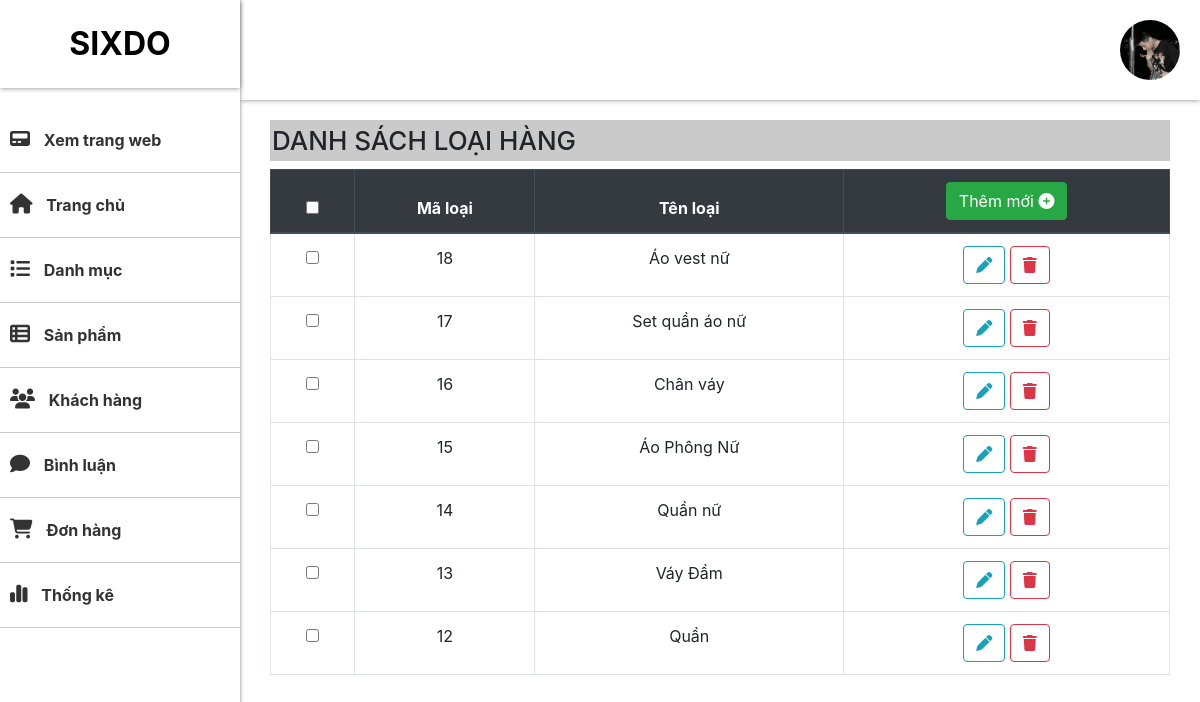
Page /admin/danhmuc/index.php?btn_list (signed in) on the committed database.
### tables this page shows
CREATE TABLE `loai` (
  `ma_loai` int(11) NOT NULL,
  `ten_loai` varchar(50) NOT NULL
);

### admin/danhmuc/index.php (called while the page is built, shortened)
<?php
require_once "../../dao/pdo.php";
require_once "../../dao/loai.php";
require "../../global.php";
extract($_REQUEST);
if (exist_param("btn_list")) {
    $items = loai_select_all();
} else if (exist_param("btn_insert")) {
    $ten_loai = $_POST["ten_loai"];
    loai_insert($ten_loai);
    $items = loai_select_all();
    $VIEW_NAME = "list.php";
} else if (exist_param("btn_edit")) {
    $ma_loai = $_REQUEST['ma_loai'];
    $loai_info = loai_select_by_id($ma_loai);
    extract($loai_info);
    $items = loai_select_all();
    $VIEW_NAME = "edit.php";
} else if (exist_param("btn_delete")) {
    $ma_loai = $_REQUEST['ma_loai'];
    $product_select = product_select_by_loai($ma_loai);
    foreach ($product_select as $product_select) {
        extract($product_select);
        $ma = $Ma_SP;
        product_delete($ma);
    }
    loai_delete($ma_loai);
    $items = loai_select_all();
    $VIEW_NAME = "list.php";
} else if (exist_param("btn_update")) {
    $ma_loai = $_POST['ma_loai'];
    $ten_loai = $_POST['ten_loai'];
    loai_update($ma_loai, $ten_loai);
    $items = loai_select_all();
    $VIEW_NAME = "list.php";
} else {
    $VIEW_NAME = "add.php";
}
require "../layout.php";

### global.php (called while the page is built, shortened)
<?php
$UPLOAD_URL = "../../upload";

### DAO/pdo.php (called while the page is built, shortened)
<?php
function pdo_get_connection()
{
    $dburl = "mysql:host=localhost;dbname=duan_1;charset=utf8";
    $username = 'root';
    $password = '';
    $conn = new PDO($dburl, $username, $password);
    $conn->setAttribute(PDO::ATTR_ERRMODE, PDO::ERRMODE_EXCEPTION);
    return $conn;
}
function pdo_query($sql)
{
    $sql_args = array_slice(func_get_args(), 1);
    try {
        $conn = pdo_get_connection();
        $stmt = $conn->prepare($sql);
        $stmt->execute($sql_args);
        $rows = $stmt->fetchAll();
        return $rows;
    } catch (PDOException $e) {
        throw $e;
    } finally {
        unset($conn);
    }
}

### DAO/loai.php (called while the page is built, shortened)
<?php
require_once 'pdo.php';
function loai_select_all($order = 'DESC')
{
    $sql = "SELECT * FROM loai ORDER BY ma_loai $order";
    return pdo_query($sql);
}

### admin/danhmuc/list.php (the view)
<section id="main">
    <div class="main-header">
    <div class="account-img">
                        <?php if (isset($_SESSION['user']) && $_SESSION['user']['Image'] != "") { ?>
                        <img src=" <?= $UPLOAD_URL . "/users/" . $_SESSION['user']['Image'] ?>" width="30" height="30"
                            class="account-image icon" alt="">
                        <?php } else { ?>
                        <?php }  ?>
                    </div>
    </div>
    <div class="content">
        <h1 class="heading">DANH SÁCH LOẠI HÀNG</h1>
        <div class="container-content">
            <div class="box box-primary">
                <div class="box-body">
                    <form action="?btn_delete_all" method="post" class="table-responsive">
                        <table width="100%" class="table table-hover table-bordered text-center">
                            <thead class="thead-dark">
                                <tr>
                                    <th><input type="checkbox" id="select-all"></th>
                                    <th>Mã loại</th>
                                    <th>Tên loại</th>
                                    <th><a href="index.php" class="btn btn-success text-white">Thêm mới
                                            <i class="fas fa-plus-circle"></i></a></th>
                                </tr>
                            </thead>
                            <tbody>
                                <?php
                                foreach ($items as $item) {
                                    extract($item);
                                    $suadm = "index.php?btn_edit&ma_loai=" . $ma_loai;
                                    $xoadm = "index.php?btn_delete&ma_loai=" . $ma_loai;
                                ?>
                                <tr>
                                    <td><input type="checkbox" name="ma_loai[]" value="<?= $ma_loai ?>"></td>
                                    <td><?= $ma_loai ?></td>
                                    <td><?= $ten_loai ?></td>
                                    <td class="text-end">
                                        <a href="<?= $suadm ?>" class="btn btn-outline-info btn-rounded"><i
                                                class="fas fa-pen"></i></a>
                                        <a href="<?= $xoadm ?>" class="btn btn-outline-danger btn-rounded"
                                            onclick="return confirm('Bạn có muốn xóa không?')"><i
                                                class="fas fa-trash"></i></a>
                                    </td>
                                </tr>
                                <?php
                                }
                                ?>
                            </tbody>
                        </table>
                    </form>
                </div>
            </div>
        </div>
    </div>
</section>

### content/styles/admin.css (style rules this page uses)
* { margin: 0; padding: 0; box-sizing: border-box; }
body { font-family: "Lato", sans-serif; }
#main { margin-left: 20%; width: 100%; display: flex; flex-direction: column; gap: 20px; overflow: hidden; }
.main-header { top: 0; right: 0; left: 20%; box-shadow: 0 0 5px gray; height: 100px; padding: 20px; display: flex; justify-content: end; align-items: center; z-index: 1; }
.main-header img { width: 60px; height: 60px; object-fit: cover; border-radius: 100%; }
.content { padding: 0 30px; width: 100%; margin: 0 auto; }
.heading { padding: 5px 2px; font-size: 26px; background-color: rgba(128, 128, 128, 0.421); }

### rows in the picture
loai: ma_loai "18", ten_loai "Áo vest nữ"
loai: ma_loai "17", ten_loai "Set quần áo nữ"
loai: ma_loai "16", ten_loai "Chân váy"
loai: ma_loai "15", ten_loai "Áo Phông Nữ"
loai: ma_loai "14", ten_loai "Quần nữ"
loai: ma_loai "13", ten_loai "Váy Đầm"
loai: ma_loai "12", ten_loai "Quần"
